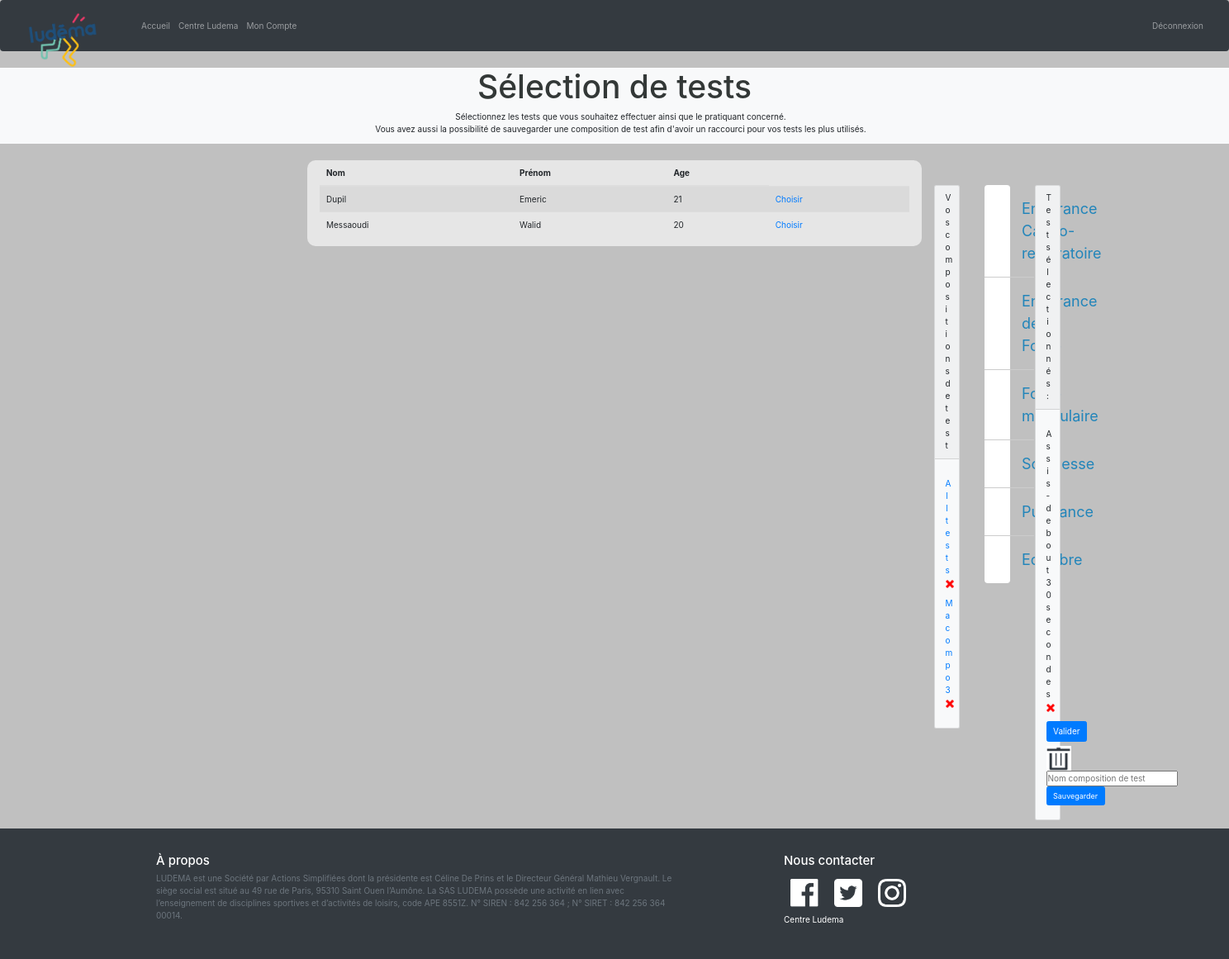
Page /?controller=listeTest&action=choixTest (signed in) on the earlier database version.
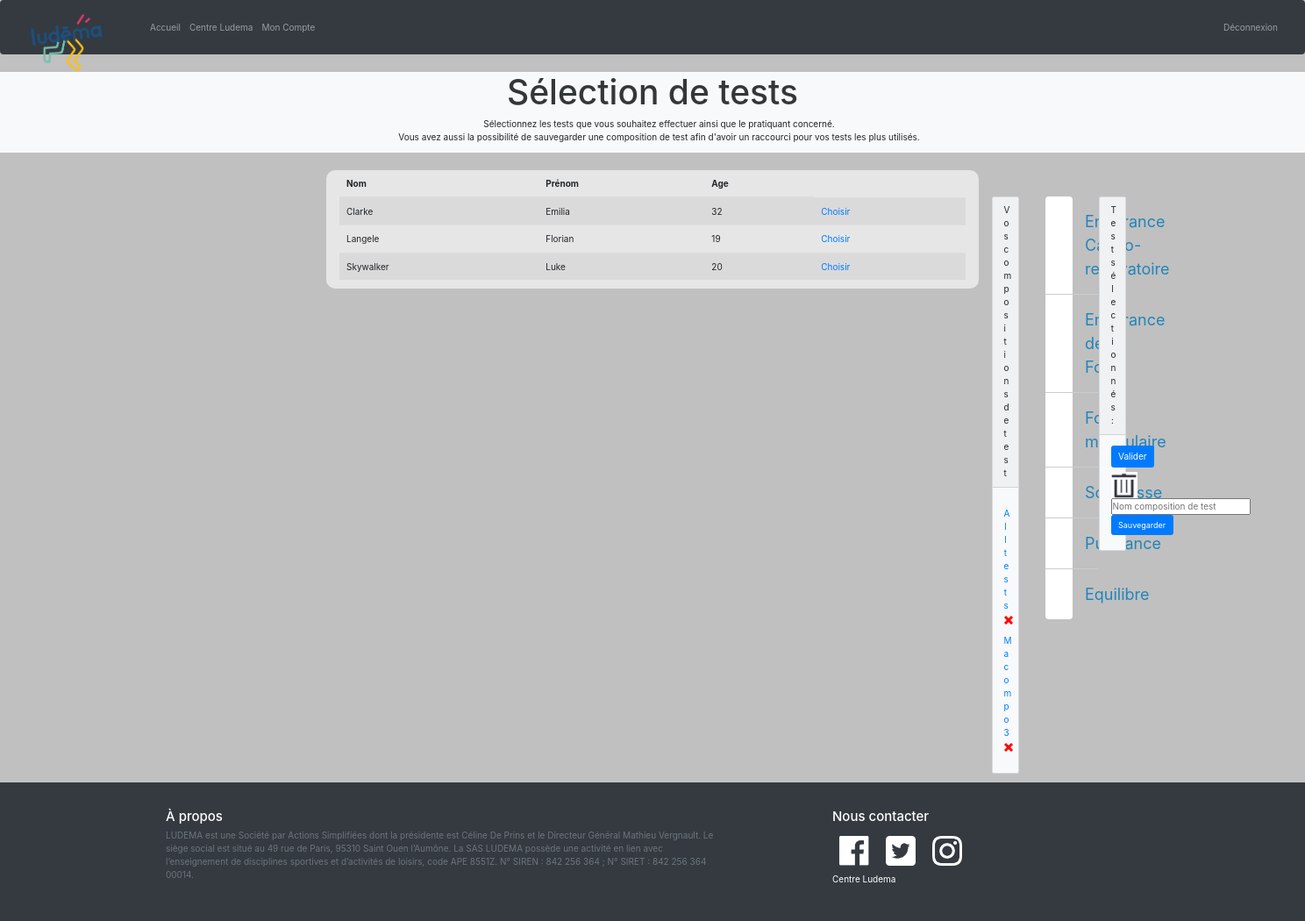
Same page on the later database version.
### tables this page shows
CREATE TABLE IF NOT EXISTS `client` (
  `idClient` int(11) NOT NULL AUTO_INCREMENT,
  `loginUtilisateur` varchar(25) NOT NULL,
  `prenom` varchar(30) NOT NULL,
  `nom` varchar(30) NOT NULL,
  `age` int(11) NOT NULL,
  `sexe` varchar(10) NOT NULL,
  `note` varchar(300) DEFAULT NULL,
  PRIMARY KEY (`idClient`)
);

CREATE TABLE IF NOT EXISTS `composition` (
  `nomComposition` varchar(100) DEFAULT NULL,
  `login` varchar(100) DEFAULT NULL,
  `detailComposition` text
);

CREATE TABLE IF NOT EXISTS `panier` (
  `catgeorie` varchar(100) DEFAULT NULL
);

### Models/Model.php (called while the page is built, shortened)
<?php
class Model {
	private $bd;
	private static $instance = null;
	private function __construct() {
		try {
			$dsn = "mysql:host=localhost;dbname=ludemabdd";
			$login = "root";
			$password = "";
			$this->bd = new PDO($dsn,$login,$password);
			$this->bd->setAttribute(PDO::ATTR_ERRMODE, PDO::ERRMODE_EXCEPTION);
			$this->bd->query("SET nameS 'utf8'");
		}
		catch (PDOException $e) {
			die ('Echec connexion, erreur n°'. $e->getCode() . ':' . $e->getMessage());
		}
	}
	public static function get_model() {
        if (is_null(self::$instance))
            self::$instance = new Model();
        return self::$instance;
    }
    public function get_all_tests(){
		try{
			$requete = $this->bd->prepare('Select Nom, Categorie from TEST');
			$requete->execute();
			return $requete->fetchAll();
		}
		catch (PDOException $e) {
			die ('Echec get_all_tests, erreur n°'. $e->getCode() .':'. $e->getMessage());
		}
	}
	public function get_category(){
		try{
			$requete = $this->bd->prepare('Select distinct Categorie from TEST');
			$requete->execute();
			return $requete->fetchAll(PDO::FETCH_COLUMN);
		}
		catch (PDOException $e) {
			die ('Echec get_category erreur n°'. $e->getCode() .':'. $e->getMessage());
		}
	}
	public function choix_test_ajouté(){
		try{
			$requete = $this->bd->prepare('SELECT catgeorie FROM panier');
			$requete->execute();
			return $requete->fetchall(PDO::FETCH_ASSOC);
		}
		catch (PDOException $e) {
			die ('Echec get_category erreur n°'. $e->getCode() .':'. $e->getMessage());
		}
	}
	public function get_nomComposition($login){
	try{
		$requete = $this->bd->prepare('Select nomComposition FROM Composition where login = :login');
		$requete->bindValue(":login",$login);
		$requete->execute();
		return $requete->fetchAll(PDO::FETCH_ASSOC);
	}
	catch (PDOException $e) {
		die ('Echec get_all_tests, erreur n°'. $e->getCode() .':'. $e->getMessage());
	}
}
	public function get_my_client(){
		try{
			if(isset($_SESSION['login'])){
				$requete = $this->bd->prepare("SELECT * FROM client WHERE loginUtilisateur = :loginPro ");
				$requete->bindValue(":loginPro",$_SESSION['login']);
			$requete->execute();
			return $requete->fetchall(PDO::FETCH_ASSOC);
		}
		}
		catch (PDOException $e) {
			die ('Echec ajouter_client erreur n°'. $e->getCode() .':'. $e->getMessage());
		}
	}
}

### Utils/functions.php (called while the page is built, shortened)
<?php
function e($message){
return htmlspecialchars($message, ENT_QUOTES);
}
?>

### Views/view_nouveauTest.php (the view, shortened to what this page needs)
<?php require("view_begin.php");
redirection();?>
<div class="container-fluid  album bg-light">
  <div class="row">
    <h2 class="title col-lg-12"> Sélection de tests </h2>
  </div>
  <div class="row col-lg-12 offset-md-3 col-md-6 ">
    <p class="col-lg-6 text-center"> Sélectionnez les tests que vous souhaitez effectuer ainsi que le pratiquant concerné. </br>
    Vous avez aussi la possibilité de sauvegarder une composition de test afin d'avoir un raccourci pour vos tests les plus utilisés.</p>
  </div>
</div>
      <div  class=" offset-lg-3 col-lg-6 formultest">
        <table class="table table-striped">
          <thead>
            <tr>
              <th scope="col">Nom</th>
              <th scope="col">Prénom</th>
              <th scope="col">Age</th>
            </tr>
          </thead>
          <body>
            <?php foreach($listeClients as $client) : ?>
              <?php  if(isset($_SESSION['clientChoisi'])and $client['idClient']==$_SESSION['clientChoisi']['idClient']) : ?>
                <tr style="background-color:#F5F5DC;">
                  <td><?= e($client['nom'])?></a></td>
                  <td><?= e($client['prenom'])?></td>
                  <td><?= e($client['age'])?></td>
                  <td><a href="?controller=listeTest&action=clientChoisi&nom=<?= e($client['nom']) ?>&prenom=<?=  e($client['prenom']) ?>&age=<?=  e($client['age']) ?>&idClient=<?= e($client['idClient']) ?>">Choisir</a></td>
                </tr>
              <?php else : ?>
                <tr>
                  <td><?= e($client['nom'])?></a></td>
                  <td><?= e($client['prenom'])?></td>
                  <td><?= e($client['age'])?></td>
                  <td><a href="?controller=listeTest&action=clientChoisi&nom=<?= e($client['nom']) ?>&prenom=<?=  e($client['prenom']) ?>&age=<?=  e($client['age']) ?>&idClient=<?= e($client['idClient']) ?>">Choisir</a></td>
                </tr>
              <?php endif ?>
              <?php endforeach ?>
          </table>
      </div>
<div class="container">
  <div class="row justify-content-center arbreETtestselection">
    <div class="col-lg-4 col-md-5 col-sm-8 col-xs-8 col-11">
        <div class="card bg-light mb-3">
          <div class="card-header">  Vos compositions de test </div>
              <div class="card-body">
                <?php foreach ($nomCompo as $nom): ?>
                  <?php foreach ($nom as $val): ?>
                  <p> <center>
                    <a href="?controller=listeTest&action=choixtestCompo&nomComposition=<?= e(urlencode($val))?>"><?= e($val) ?> </a>
                    <a href='?controller=listeTest&action=supprimerComposition&nomComposition=<?= e(urlencode($val))?>'>
                    <img class='icone' src='Content/image/delete.png' alt='supprimer' height=10 width = 10 /></a>
                  </center> </p>
                  <?php endforeach ?>
                <?php endforeach ?>
            </div>
          </div>
        </div>
        <div class="col-lg-4 col-md-6 col-sm-8 col-11">
          <ul class="accordion-menu">
          <?php foreach ($listeCategory as $category): ?>
            <li>
              <div class="dropdownlink"><?= e($category) ?></div>
            </li>
          <?php endforeach ?>
        </ul>
      </div>
      <div class="col-lg-4 col-md-5 col-sm-8 col-11">
        <div class="card bg-light mb-3">
          <div class="card-header"> <center> Test sélectionnés : </center></div>
          <div class="card-body">
            <?php foreach ($tab as $val) :?>
              <p> <center><?= $val['catgeorie'] ?><a href='?controller=listeTest&action=supprimer_test&categorie=<?= urlencode($val["catgeorie"])?>'>
                <img class='icone' src='Content/image/delete.png' alt='supprimer' height=10 width = 10 /></a> </center>
              </p>
            <?php endforeach ?>
            <center><a class="btn btn-primary mb-2" href="?controller=appliquerTest&action=afficherTest">Valider</a>  <a class="bleu" href="?controller=listeTest&action=supprimer_tout_test"><img class='icone' src='Content/image/bin.png' alt='supprimer' height=30 width = 30 /></a> </center>
            <form class="login-form mb-2" method = "post" action="?controller=listeTest&action=sauvegarderComposition">
              <input type="text" placeholder="Nom composition de test" name="nomCompo" maxlength="30"/>
              <input type="submit" name="sauvegarder" class="btn btn-primary sauv" value="Sauvegarder"/>
            </form>
          </div>
        </div>
      </div>
    </div>
  </div>
  <?php  require("view_end.php"); ?>

### index.php (shortened to what this page needs)
<?php
require_once("Utils/functions.php");
require_once("Models/Model.php");
require_once("Controllers/Controller.php");
$controllers = ["home","listeTest","appliquerTest","connexion","genererpdf","mesClients"];
$controller_default = "home";
if(isset($_GET['controller']) and in_array($_GET['controller'], $controllers))
	$nom_controller = $_GET['controller'];
else
	$nom_controller = $controller_default;
$nom_classe = 'Controller_' . $nom_controller;
$nom_fichier = 'Controllers/' .  $nom_classe . '.php';
if(file_exists($nom_fichier)){
	$controller = new $nom_classe();
}
else
	exit("Error 404: not found!");

### Controllers/Controller.php (shortened to what this page needs)
<?php
abstract class Controller{
	public function __construct(){
		if(isset($_GET['action']) and method_exists($this, "action_" . $_GET["action"]) ){
			$action = "action_" . $_GET["action"];
			$this->$action();
		}
		else
			$this->action_default();
	}
	protected function render($vue, $data = []){
		extract($data);
		$file_name = "Views/view_" . $vue . '.php';
		if(file_exists($file_name)){
			require ($file_name);
		}
		else{
			$this->action_error ("La vue n'existe pas !");
		}
	}
}

### Controllers/Controller_listeTest.php (shortened to what this page needs)
<?php
class Controller_listeTest extends Controller {
  public function action_listeTest(){
    $m = Model::get_model();
    if(isset($_SESSION['login'])){
      $data = [
            "listeTest" => $m->get_all_tests(),
            "listeCategory" => $m->get_category(),
            "tab" => $m->choix_test_ajouté(),
            "nomCompo"=> $m->get_nomComposition($_SESSION['login']),
            "listeClients" => $m->get_my_client()
        ];
        $this->render("nouveauTest",$data);
    }
    else {
      $this->render2("nouveauTest");
    }
  }
  public function action_choixtest(){
    $this->action_listeTest();
}
}
?>

### Views/view_begin.php (shortened to what this page needs)
<!doctype html>
<html lang="en">
  <head>
    <link rel="stylesheet"
  	href="htpps://maxcdn.bootstrapcdn.com/bootstrap/3.3.7/css/bootstrap.min.css">
    <link rel="stylesheet" href="Content/css/bootstrap.min.css" >
    <link rel="stylesheet" href="Content/css/ludema.css">
    </head>
    <body>
         <header >
      <nav class="navbar navbar-expand-lg navbar-dark bg-dark">
          <a class="navbar-brand" href="?controller=home&action=home"><img class="logo img-responsive " src="Content/image/logo.png" alt="Logo Ludema"></a>
        <div class="collapse navbar-collapse" id="navbarHeader">
          <ul class="navbar-nav mr-auto">
            <li class="nav-item">
              <a class="nav-link" href="?controller=home&action=default">Accueil</a>
            </li>
            <li class="nav-item">
              <a class="nav-link" href="https://centreludema.fr/">Centre Ludema</a>
            </li>
            <?php if(isset($_SESSION["connecte"]) and $_SESSION["connecte"] and isset($_SESSION["login"]) ) :?>
            <li class="nav-item">
              <a class="nav-link" href="?controller=home&action=homeConnect">Mon Compte</a>
            </li>
          </ul>
          <ul class="navbar-nav my-1 my-lg-0">
            <li class="nav-item">
              <a class="nav-link" href="?controller=connexion&action=deconnexion">Déconnexion</a>
            </li>
            <?php endif ?>
      </nav>
    </header>

### Views/view_end.php (shortened to what this page needs)
  <footer class="text-muted bg-dark">
    <div class="container">
      <div class="row">
        <div class="col-sm-8 col-md-7">
          <h4 class="text-white">À propos</h4>
          <p class="text-muted">LUDEMA est une Société par Actions Simplifiées dont la présidente est Céline De Prins et le Directeur Général Mathieu Vergnault.
            Le siège social est situé au 49 rue de Paris, 95310 Saint Ouen l’Aumône. La SAS LUDEMA possède une activité en lien avec l’enseignement de disciplines sportives et d’activités de loisirs,
             code APE 8551Z.
              N° SIREN : 842 256 364 ; N° SIRET : 842 256 364 00014.</p>
        </div>
        <div class="col-sm-4 offset-md-1">
          <h4 class="text-white">Nous contacter</h4>
          <ul class="list-unstyled">
            <li>
            <a href="https://www.facebook.com/centre.ludema" class="text-white"><img src="Content/image/LogoOfficielFacebook.png" class="logoRS"/></a>
            <a href="https://twitter.com/centre_ludema" class="text-white"><img src="Content/image/LogoOfficielTwitter.png" class="logoRS"/></a>
            <a href="https://www.instagram.com/centre_ludema/" class="text-white"><img src="Content/image/LogoOfficielInstagram.png" class="logoRS"/></a>
            </li>
            <li><a href="https://centreludema.fr/" class="text-white">Centre Ludema</a></li>
          </ul>
        </div>
      </div>
    </div>
  </footer>
</body>
</html>

### Content/css/ludema.css (style rules this page uses)
* { margin: 0; padding: 0; }
body { background: #c0c0c0; }
ul { list-style: none; }
a { text-decoration: none; }
.logo { border-radius: 4px; padding: 5px; width: 100px; }
.logoRS { width:50px; padding:8px; }
:root { --jumbotron-padding-y: 3rem; }
footer { padding-top: 3rem; padding-bottom: 3rem; }
footer p { margin-bottom: .25rem; }
.title { text-align:center; font-size:39px; color:#333837; }
.sauv { font-size:0.9em; }
.accordion-menu { width: 100%; max-width: 350px; background: #fff; border-radius: 4px; }
.accordion-menu li:last-child .dropdownlink { border-bottom: 0; }
.dropdownlink { cursor: pointer; display: block; padding: 15px 15px 15px 45px; font-size: 18px; border-bottom: 1px solid #ccc; color: #2285BA; position: relative; -webkit-transition: all 0.2s ease-out; transition: all 0.2s ease-out; }
.arbreETtestselection { margin-top: 50px; }
.formultest { margin-top:20px; background-color:#e6e6e6; border-radius:10px; }
.bleu { background-color:blue; }

Differences in the rows shown:
removed client: nom "Dupil", prenom "Emeric", age "21"
removed client: nom "Messaoudi", prenom "Walid", age "20"
removed panier: catgeorie "Assis-debout 30 secondes"
added client: nom "Clarke", prenom "Emilia", age "32"
added client: nom "Langele", prenom "Florian", age "19"
added client: nom "Skywalker", prenom "Luke", age "20"
